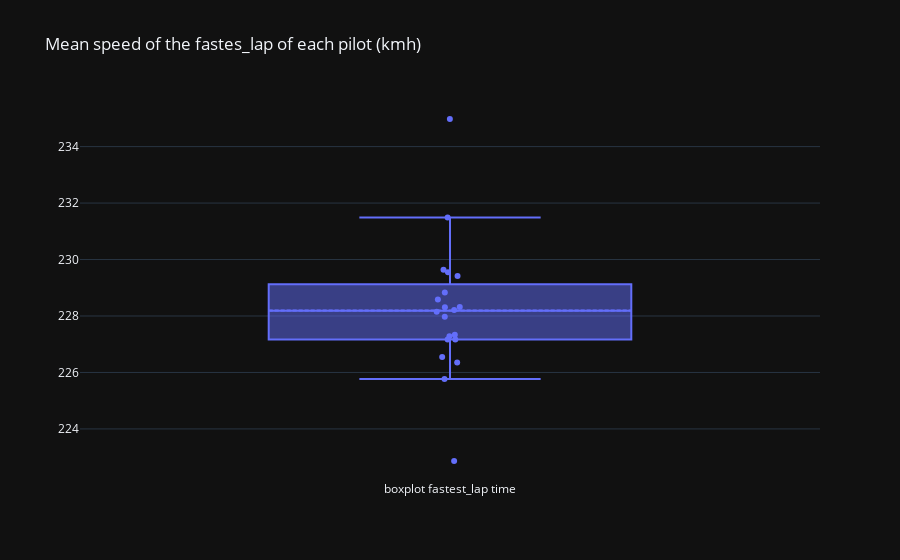

Source (notebook cell):
### Code cell
fig = go.Figure(layout=go.Layout(title="Mean speed of the fastes_lap of each pilot (kmh)", template="plotly_dark"))
fig.add_trace(go.Box(y=last_gp["avg_speed"], name="boxplot fastest_lap time", boxpoints="all", jitter=0.1, pointpos=0, boxmean=True, text=last_gp["pilot"]))

### Figure 1 — Plotly figure (JSON) as saved in the notebook; plotly's stock layout.template omitted (floating-point values rounded to 4 significant figures)
{"data": [{"boxmean": true, "boxpoints": "all", "jitter": 0.1, "name": "boxplot fastest_lap time", "pointpos": 0, "text": ["dev", "ver", "per", "lec", "ham", "alo", "rus", "nor", "oco", "str", "tsu", "gas", "bot", "zho", "alb", "mag", "ric", "sar", "hul", "sai", "pia"], "type": "box", "y": [229.6, 231.5, 228.6, 228.3, 235.0, 227.3, 228.0, 225.8, 228.3, 226.6, 226.4, 227.3, 228.2, 228.8, 229.6, 227.2, 227.2, 228.2, 229.4, 222.9, null]}], "layout": {"title": {"text": "Mean speed of the fastes_lap of each pilot (kmh)"}}}
